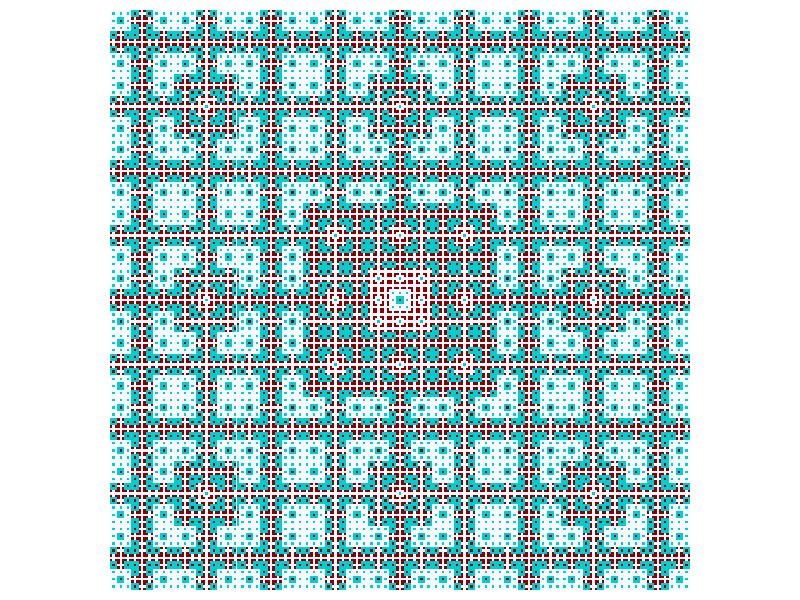

This figure's R source:
rule.list=list()
rule.list$box1_0=c(1,0,1,0,2,0,1,0,1)
rule.list$box1_1=c(2,1,2,1,2,1,2,1,2)
rule.list$box1_2=c(0,0,0,0,0,0,0,0,0)

rule.list$box2_0=c(1,1,1,1,2,1,1,1,1)
rule.list$box2_1=c(2,1,2,1,2,1,2,1,2)
rule.list$box2_2=c(0,0,0,0,0,0,0,0,0)

rule.list$box3_0=c(1,1,1,1,2,1,1,1,1)
rule.list$box3_1=c(2,1,2,1,2,1,2,1,2)
rule.list$box3_2=c(0,0,0,0,1,0,0,0,0)

rule.list$box4_0=c(2,1,2,1,0,1,2,1,2)
rule.list$box4_1=c(0,0,0,0,1,0,0,0,0)
rule.list$box4_2=c(2,2,2,2,0,2,2,2,2)

rule.list$box5_0=c(1,1,1,1,1,1,1,1,1)
rule.list$box5_0=c(1,2,1,2,1,2,1,2,1)
rule.list$box5_0=c(0,1,0,1,0,1,0,1,0)

rule.list$box6_0=c(1,1,1,1,0,1,1,1,1)
rule.list$box6_1=c(2,2,2,2,1,2,2,2,2)
rule.list$box6_2=c(2,0,2,0,2,0,2,0,2)

rule.list$var0=c(1,1,1,1,0,1,1,1,1)
rule.list$var1=c(2,1,2,1,1,1,2,1,2)
rule.list$var2=c(0,0,0,0,2,0,0,0,0)

ini=c(2)
n=5
for (j in 1:n) {
  mlist=as.list(ini)
  mlist=lapply(mlist, function(x) if(x==0) matrix(data =rule.list$var0, nrow = 3, byrow = T) else if(x==1) matrix(data =rule.list$var1, nrow = 3, byrow = T) else matrix(data =rule.list$var2, nrow = 3, byrow = T))
  m=sqrt(length(mlist))
  mlist1=list()
  for (j in 1:m) {
    mlist1[[j]]=do.call(cbind, mlist[((j-1)*m+1):(m*j)])
  }
  mlist1=do.call(rbind, mlist1)
  ini=unlist(mlist1)
}
par(pty="s", mar=c(.5,.5,.5,.5))
image(mlist1, asp=1, axes=F, col=c("darkturquoise", "ghostwhite","red4"))
#image(mlist1, asp=1, axes=F, col=c("darkred","black",  "cyan3"))
